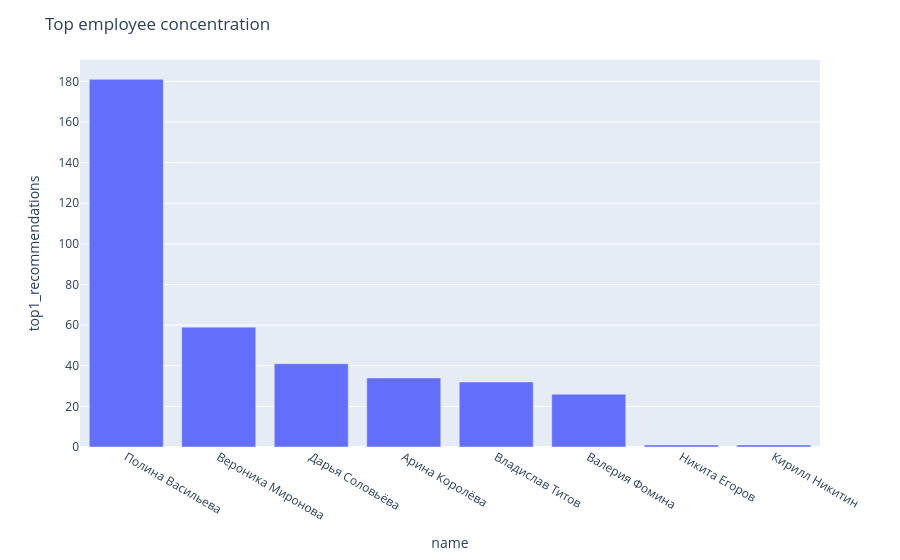

Write notebook code for a chart like this one.
### Code cell
import plotly.express as px

employee_concentration = (
    top_by_task["name"]
    .value_counts()
    .head(10)
    .reset_index()
)
employee_concentration.columns = ["name", "top1_recommendations"]

fig = px.bar(
    employee_concentration,
    x="name",
    y="top1_recommendations",
)
fig.update_layout(title="Top employee concentration")
fig.show()
fig.write_html(FIGURES / "fairness_top_employee_concentration.html")

### Figure 1 — Plotly figure (JSON) as saved in the notebook; plotly's stock layout.template omitted (floating-point values rounded to 4 significant figures)
{"data": [{"hovertemplate": "name=%{x}<br>top1_recommendations=%{y}<extra></extra>", "legendgroup": "", "marker": {"color": "#636efa", "pattern": {"shape": ""}}, "name": "", "orientation": "v", "showlegend": false, "textposition": "auto", "type": "bar", "x": ["Полина Васильева", "Вероника Миронова", "Дарья Соловьёва", "Арина Королёва", "Владислав Титов", "Валерия Фомина", "Никита Егоров", "Кирилл Никитин"], "xaxis": "x", "y": [181, 59, 41, 34, 32, 26, 1, 1], "yaxis": "y"}], "layout": {"barmode": "relative", "legend": {"tracegroupgap": 0}, "margin": {"t": 60}, "title": {"text": "Top employee concentration"}, "xaxis": {"anchor": "y", "domain": [0, 1], "title": {"text": "name"}}, "yaxis": {"anchor": "x", "domain": [0, 1], "title": {"text": "top1_recommendations"}}}}
